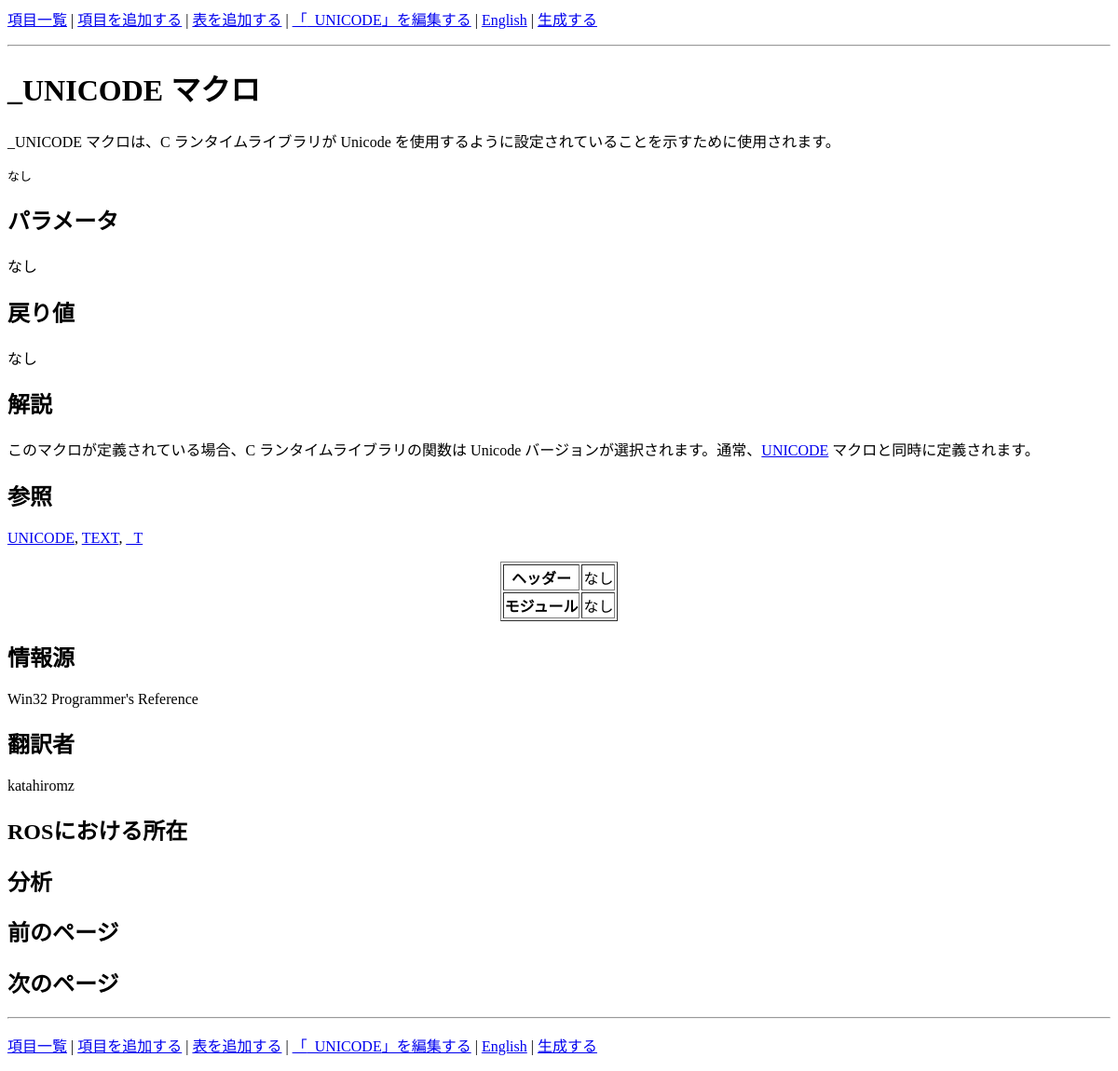
The app's page /show_entry.php?entry_name=_UNICODE, older data.
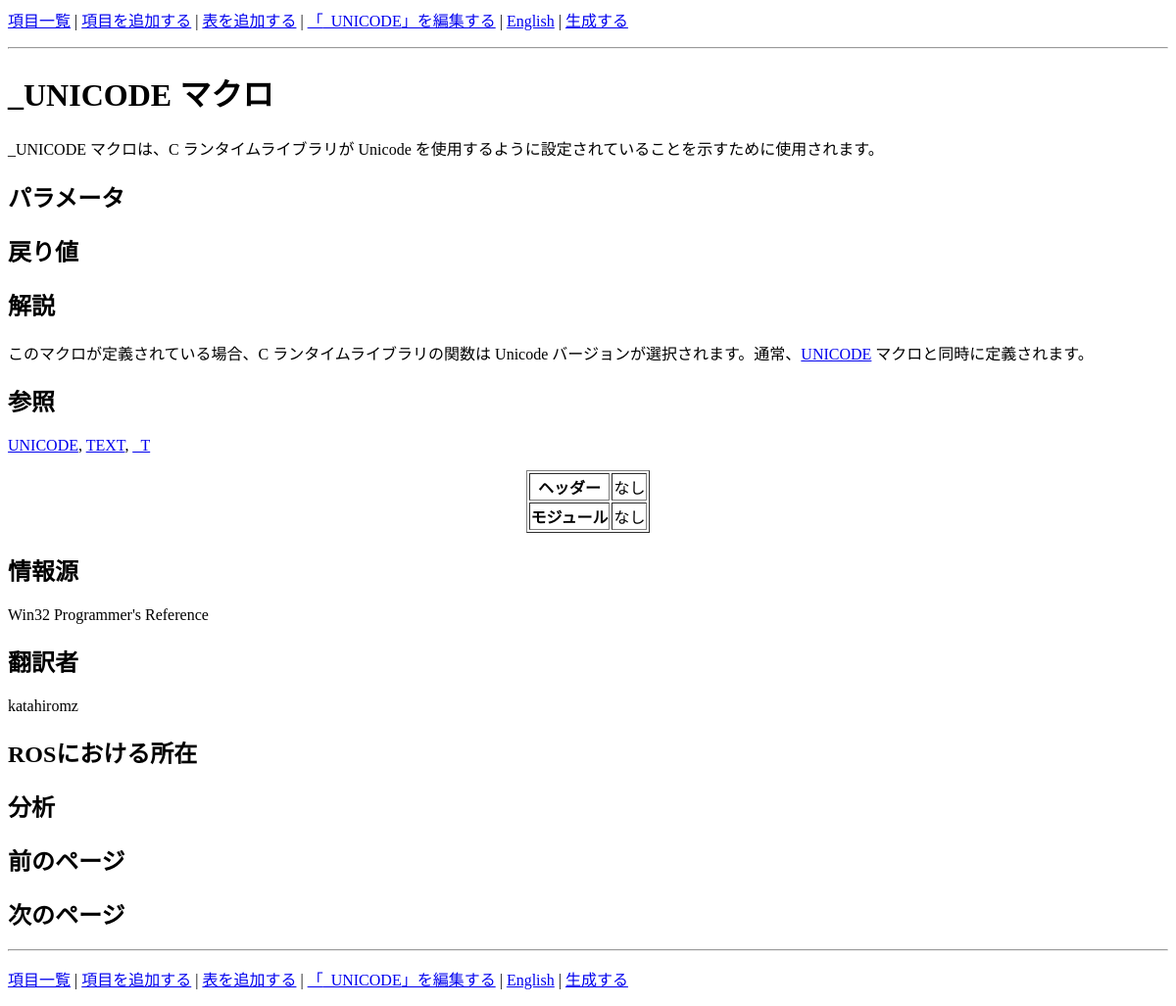
The same page, newer data.
### tables this page shows
CREATE TABLE `entries` (
  `entry_name` varchar(60) NOT NULL,
  `entry_type` varchar(32) NOT NULL,
  `description` varchar(8192) DEFAULT NULL,
  `syntax` varchar(2048) DEFAULT NULL,
  `parameters` varchar(2048) DEFAULT NULL,
  `return_value` varchar(1024) DEFAULT NULL,
  `remarks` varchar(4096) DEFAULT NULL,
  `see_also` varchar(2048) DEFAULT NULL,
  `added_time` timestamp NOT NULL DEFAULT current_timestamp(),
  `modified_time` timestamp NOT NULL DEFAULT current_timestamp(),
  `header` varchar(128) DEFAULT NULL,
  `modules` varchar(128) DEFAULT NULL,
  `sources` varchar(256) DEFAULT NULL,
  `translators` varchar(128) DEFAULT NULL,
  `ros_location` varchar(256) DEFAULT NULL,
  `analysis` varchar(512) DEFAULT NULL,
  `prev_page` varchar(64) NOT NULL,
  `next_page` varchar(64) NOT NULL
);

### show_entry.php (the view, shortened to what this page needs)
<?php
function translate($text) {
	return $text;
}
function get_field($name) {
	global $assoc;
	if (isset($assoc) && isset($assoc[$name])) {
		return htmlspecialchars($assoc[$name]);
	}
	return NULL;
}
function get_paragraph($field) {
	$field = preg_replace('/\r\n/', "\n", $field);
	$field = preg_replace('/\n\n\n+/', "\n\n", $field);
	$field = preg_replace('/\n +\n/', "\n\n", $field);
	$paragraphs = explode("\n\n", $field);
	$array = array();
	foreach ($paragraphs as $paragraph) {
		if (preg_match('/^ *\* /', $paragraph)) {
			$items = preg_split('/(^|\n) *\*/', $paragraph);
			array_shift($items);
			$paragraph = "<ul>\n";
			foreach ($items as $item) {
				$paragraph .= "<li>";
				$paragraph .= $item;
				$paragraph .= "</li>\n";
			}
			$paragraph .= "</ul>\n";
		} else if (preg_match('/\[table:([^\]]+)\]/m', $paragraph, $matches)) {
			$paragraph = get_table($matches[1]);
		} else if (preg_match('/&lt;pre&gt;/m', $paragraph, $matches) &&
                   preg_match('/&lt;\/pre&gt;/m', $paragraph, $matches)) {
            $paragraph = str_replace("&lt;pre&gt;", "", $paragraph);
            $paragraph = str_replace("&lt;/pre&gt;", "", $paragraph);
            $paragraph = "<pre>" . $paragraph . "</pre>\n";
		} else {
			$paragraph = "<p>" . $paragraph . "</p>\n";
		}
		$array[] = $paragraph;
	}
	return implode("\n", $array);
}
function get_parameters($name) {
	$value = get_field($name);
	$lines = explode(constant('PARAM_SEP'), $value);
	$a = array();
	foreach ($lines as $line) {
		if (strstr($line, constant('PARAM_DASH')) === FALSE) {
			$a[] = array($line, '');
		} else {
			$a[] = explode(constant('PARAM_DASH'), $line);
		}
	}
	$str = "<dl>\n";
	foreach ($a as $item) {
		$item[0] = trim($item[0]);
		$item[1] = trim($item[1]);
		$str .= "<dt>" . $item[0] . "</dt>\n";
		$str .= "<dd>" . get_paragraph($item[1]) . "</dd>\n";
	}
	$str .= "</dl>\n";
	return $str;
}
function get_sources($name) {
	$sources = get_field($name);
	return preg_replace('/^((https?|ftp)(:\/\/[-_.!~*\'()a-zA-Z0-9;\/?:\@&=+\$,%#]+))$/', '<a href="${1}" target="_blank">${1}</a>', $sources);
}
function get_see_also() {
	$see_also = get_field("see_also");
	if ($see_also) {
		$see_also = explode(",", $see_also);
		$a = array();
		foreach ($see_also as $item) {
			$item = trim($item);
			$a[] = "<a href=\"show_entry.php?entry_name=" . $item . "\">" . $item . "</a>";
		}
		return implode(", ", $a);
	}
	return "";
}
function replace_keyword($text) {
	$see_also = get_field("see_also");
	if ($see_also) {
		$see_also = explode(",", $see_also);
		sort($see_also);
		$see_also = array_reverse($see_also);
		foreach ($see_also as $item) {
			$item = trim($item);
			$text = preg_replace("/\\b" . $item . "\\b/",
				'<a href="show_entry.php?entry_name=' . $item . '">' . $item . "</a>",
				$text
			);
		}
	}
	return $text;
}
$names = array(
	'entry_name',
	'entry_type',
	'description',
	'syntax',
	'parameters',
	'return_value',
	'remarks',
	'see_also',
	'header',
	'modules',
	'sources',
	'translators',
	'ros_location',
	'analysis',
	'prev_page',
	'next_page'
);
$mysqli = new mysqli("localhost", "root");
if ($mysqli) {
	$mysqli->set_charset("utf8");
	$mysqli->select_db(constant('DB_NAME'));
	$q = "SELECT ";
	$i = 0;
	foreach ($names as $name) {
		if ($i != 0) {
			$q .= ", ";
		}
		$q .= $name;
		$i++;
	}
	$q .= " FROM entries ";
	$q .= "WHERE entry_name='";
	$q .= $mysqli->real_escape_string($_GET["entry_name"]);
	$q .= "'";
	$result = $mysqli->query($q);
	if ($result) {
		$assoc = $result->fetch_array(MYSQLI_ASSOC);
	} else {
		echo $mysqli->error;
	}
} else {
	echo "cannot connect";
}
?><html><head>
</head>
<body>
<p>
	<a href="entries.php">項目一覧</a> |
	<a href="add_entry.php">項目を追加する</a> |
	<a href="add_table.php">表を追加する</a> |
	<a href="edit_entry.php?entry_name=<?= $_GET["entry_name"] ?>">「<?= $_GET["entry_name"] ?>」を編集する</a> |
	<a href="../en/show_entry.php?entry_name=<?= $_GET["entry_name"] ?>">English</a> |
	<a href="generate.php">生成する</a>
</p>
<hr />
<h1><?= translate(get_field("entry_name")) . " " . get_field("entry_type") ?></h1>
<?= replace_keyword(get_paragraph(get_field("description"))) ?>
<pre><?= get_field("syntax") ?></pre>
<h2>パラメータ</h2>
<?= replace_keyword(get_parameters("parameters"))  ?>
<h2>戻り値</h2>
<?= replace_keyword(get_paragraph(get_field("return_value"))) ?>
<h2>解説</h2>
<?= replace_keyword(get_paragraph(get_field("remarks"))) ?>
<h2>参照</h2>
<p>
	<?= get_see_also() ?>
</p>
<table border="1" align="center">
	<tr>
		<th>ヘッダー</th>
		<td><?= get_field("header") ?></td>
	</tr>
	<tr>
		<th>モジュール</th>
		<td><?= get_field("modules") ?></td>
	</tr>
</table>
<h2>情報源</h2>
<p>
	<?= get_sources("sources") ?>
</p>
<h2>翻訳者</h2>
<p>
	<?= get_sources("translators") ?>
</p>
<h2>ROSにおける所在</h2>
<h2>分析</h2>
<h2>前のページ</h2>
<h2>次のページ</h2>
<hr />
<p>
	<a href="entries.php">項目一覧</a> |
	<a href="add_entry.php">項目を追加する</a> |
	<a href="add_table.php">表を追加する</a> |
	<a href="edit_entry.php?entry_name=<?= $_GET["entry_name"] ?>">「<?= $_GET["entry_name"] ?>」を編集する</a> |
	<a href="../en/show_entry.php?entry_name=<?= $_GET["entry_name"] ?>">English</a> |
	<a href="generate.php">生成する</a>
</p>
</body></html>

Row changes from the older to the newer data that the page shows:
changed entries "_UNICODE": description "_UNICODE マクロは、C ランタイムライブラリが Unicode を使用するように設定されていることを示すために使用されます。 なし このマクロが定義されている場合、C ランタイムライブラリの関数は Unicode バージョンが選択されます。通常、 UNICODE マクロと同時に定義されます。" → "_UNICODE マクロは、C ランタイムライブラリが Unicode を使用するように設定されていることを示すために使用されます。 このマクロが定義されている場合、C ランタイムライブラリの関数は Unicode バージョンが選択されます。通常、 UNICODE マクロと同時に定義されます。"; syntax "なし" → (not shown)
Text that changed along with them:
list line gone: "なし"
